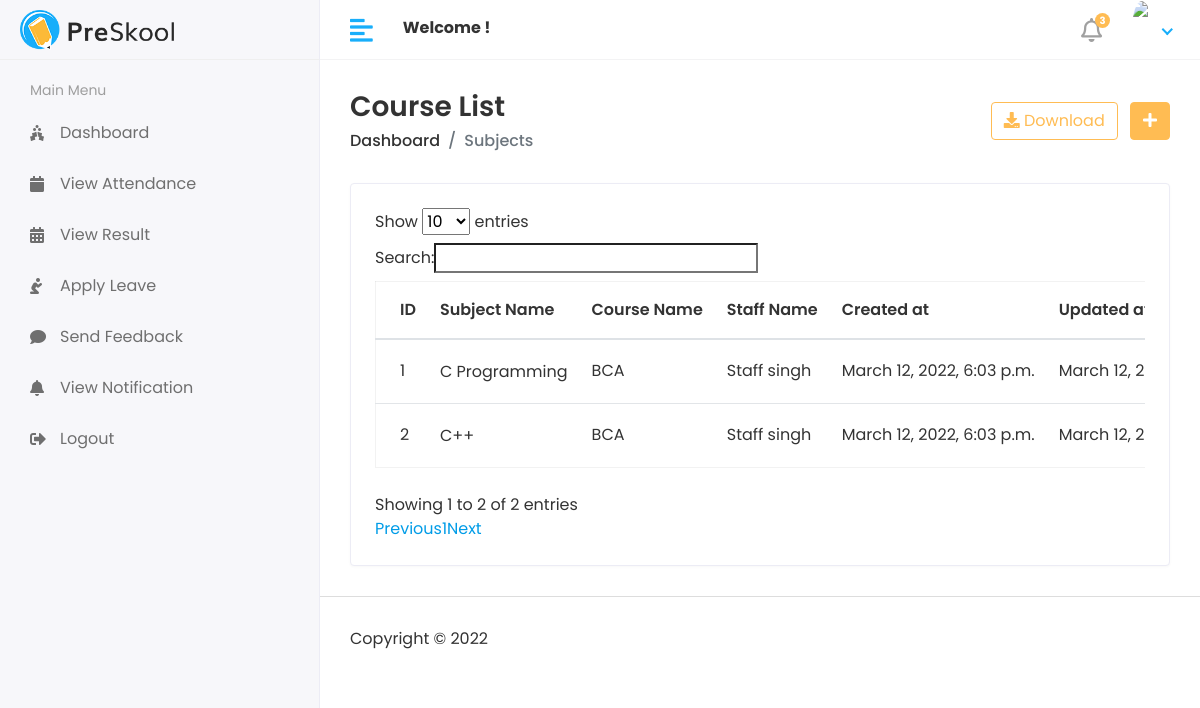
Screenshot of //Hod/subject/view with the database file from the repository.
### app/models.py (models this page shows, shortened)
class Subject(models.Model):
    name = models.CharField(max_length=100)
    course = models.ForeignKey(Course,on_delete=models.CASCADE)
    staff = models.ForeignKey(Staff, on_delete=models.CASCADE)
    created_at = models.DateTimeField(auto_now_add=True,null=True)
    updated_at = models.DateTimeField(auto_now=True)

class Course(models.Model):
    name= models.CharField(max_length=100)
    created_at = models.DateTimeField(auto_now_add=True)
    updated_at = models.DateTimeField(auto_now=True)

class Staff(models.Model):
    admin = models.OneToOneField(Customuser,on_delete = models.CASCADE)
    staff_gender = models.CharField(max_length=10)
    staff_dob = models.DateField(auto_now_add=False)
    staff_mobile_no = models.CharField(blank=False,max_length=10)
    staff_joining_date = models.DateField(auto_now_add=True)
    staff_qualification = models.CharField(max_length=100)
    staff_experience = models.CharField(max_length=10)
    staff_address = models.TextField(null=True)
    created_at = models.DateTimeField(auto_now_add = True)
    updated_at = models.DateTimeField(auto_now_add=True)

class Customuser(AbstractUser):
    USER ={
        (1,'HOD'),
        (2,'STAFF'),
        (3,'STUDENT'),
    }
    user_type = models.CharField(choices=USER,max_length=50,default=1)
    profile_pic = models.ImageField(upload_to='uploads/profile_pic/')

### HOD/views.py (the view)
# urls.py: path('subject/view',viewSubject,name="viewSubject"),
def viewSubject(request):
    subject =Subject.objects.all()
    return render(request,'HOD/view_subject.html',{'subjects':subject})

### templates/HOD/view_subject.html (shortened to what this page needs)
{% extends "main/base.html" %}
{% load static %}
 {% block body %}
 <div class="content container-fluid">
    <div class="page-header">
       <div class="row align-items-center">
          <div class="col">
             <h3 class="page-title">Course List</h3>
             <ul class="breadcrumb">
                <li class="breadcrumb-item"><a href="{% url 'hodpage' %}">Dashboard</a></li>
                <li class="breadcrumb-item active">Subjects</li>
             </ul>
          </div>
          <div class="col-auto text-right float-right ml-auto">
             <a href="#" class="btn btn-outline-primary mr-2"><i class="fas fa-download"></i> Download</a>
             <a href="{% url 'addSubject' %}" class="btn btn-primary"><i class="fas fa-plus"></i></a>
          </div>
       </div>
    </div>
    <div class="row">
       <div class="col-sm-12">
          <div class="card card-table">
             <div class="card-body">
                <div class="table-responsive">
                   <table id="table_id" class="table table-hover table-center mb-0 ">
                      <thead>
                         <tr>
                            <th>ID</th>
                            <th>Subject Name</th>
                            <th>Course Name</th>
                            <th>Staff Name</th>
                            <th>Created at</th>
                            <th>Updated at</th>
                         </tr>
                      </thead>
                      <tbody>
                        {% for subject in subjects %}
                         <tr>
                            <td>{{subject.id}}</td>
                            <td>
                               <h2>
                                  <a>{{subject.name}}</a>
                               </h2>
                            </td>
                            <td>{{subject.course.name}}</td>
                            <td>{{subject.staff.admin.first_name}}&nbsp;{{subject.staff.admin.last_name}}</td>
                            <td>{{subject.created_at}}</td>
                            <td>{{subject.updated_at}}</td>
                         </tr>
                         {% endfor %}
                      </tbody>
                   </table>
                </div>
             </div>
          </div>
       </div>
    </div>
 </div>
 {% endblock %}

### static/assets/css/style.css (style rules this page uses)
html { height: 100%; }
body { background-color: #fff; color: #333; font-family: 'Poppins', sans-serif; font-size: 1rem; height: 100%; line-height: 1.5; overflow-x: hidden; }
h1, h2, h3, h4, h5, h6 { font-family: 'Poppins', sans-serif; margin-top: 0; }
a { color: #009ce7; }
input, button, a { transition: all 0.4s ease; -moz-transition: all 0.4s ease; -o-transition: all 0.4s ease; -ms-transition: all 0.4s ease; -webkit-transition: all 0.4s ease; }
ul, ol { padding: 0px; list-style: none; }
.table { color: #333; max-width: 100%; margin-bottom: 0; width: 100%; }
.table.dataTable { border-collapse: collapse !important; border: 1px solid rgba(0, 0, 0, 0.05); }
table.table td h2 { display: inline-block; font-size: inherit; font-weight: 400; margin: 0; padding: 0; vertical-align: middle; }
table.table td h2 a { color: #333; }
.table thead tr th { font-weight: 600; }
.table tbody tr { border-bottom: 1px solid rgba(0, 0, 0, 0.05); }
.table.table-center td, .table.table-center th { vertical-align: middle; }
.card-table .card-body .table > thead > tr > th { border-top: 0; }
.card-table .card-body .table tr td:first-child, .card-table .card-body .table tr th:first-child { padding-left: 1.5rem; }
.card-table .table td, .card-table .table th { border-top: 1px solid #e2e5e8; padding: 1rem 0.75rem; white-space: nowrap; }
.btn-primary { background-color: #FFBC53; border: 1px solid #FFBC53; }
.btn-outline-primary { color: #FFBC53; border-color: #FFBC53; }
.card { border: 1px solid #ececf5; box-shadow: 0 1px 3px 0 rgba(0, 0, 0, 0.03); margin-bottom: 1.875rem; }
.card-body { padding: 1.5rem; }
.page-wrapper > .content { padding: 1.875rem 1.875rem 0; }
.page-header { margin-bottom: 1.875rem; }
.page-header .breadcrumb { background-color: transparent; color: #6c757d; font-size: 1rem; font-weight: 500; margin-bottom: 0; padding: 0; }
.page-header .breadcrumb a { color: #333; }
.page-title { font-size: 28px; font-weight: 600; color: #333; margin-bottom: 5px; }

### rows the page displays
Subject: id "1", name "C Programming", course.name "BCA", staff.admin.first_name "Staff", staff.admin.last_name "singh", created_at "March 12, 2022, 6:03 p.m.", updated_at "March 12,…"
Subject: id "2", name "C++", course.name "BCA", staff.admin.first_name "Staff", staff.admin.last_name "singh", created_at "March 12, 2022, 6:03 p.m.", updated_at "March 12,…"
